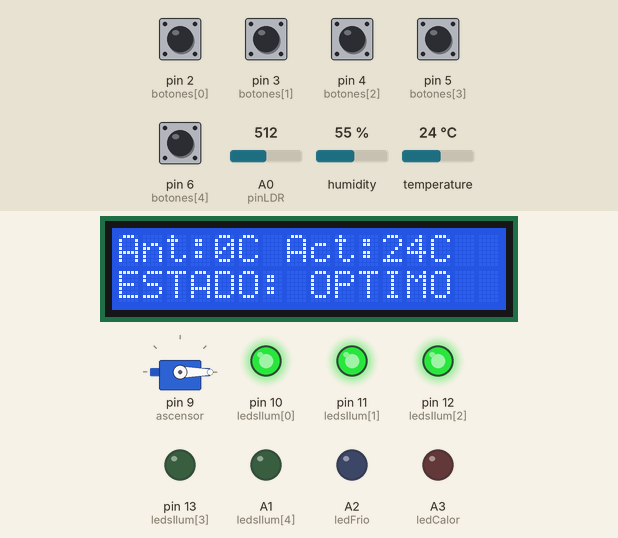
Bench run of a sketch on a simulated Arduino Uno, built with avr-gcc and run on an emulated ATmega328P. Shown: 16×2 character LCD, servo, output pins drawn as LEDs (lit = HIGH). Inputs (shaded band) come from the test bench; at power-on: pin 2 (botones[0]), pin 3 (botones[1]), pin 4 (botones[2]), pin 5 (botones[3]), pin 6 (botones[4]) HIGH, temperature 24 °C, A0 (pinLDR) = 512, humidity 55 %.

Above: at 2.7 s.
2.8 s: temperature set to 27.3 °C
At 4.5 s:
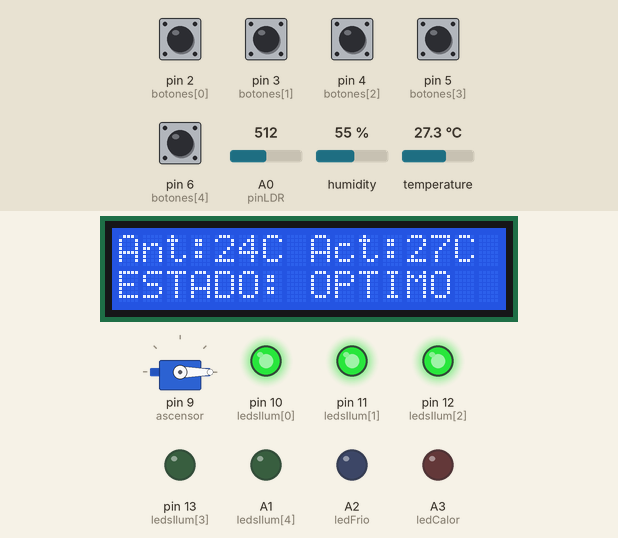
7.5 s: temperature set to 28.5 °C
At 8.9 s:
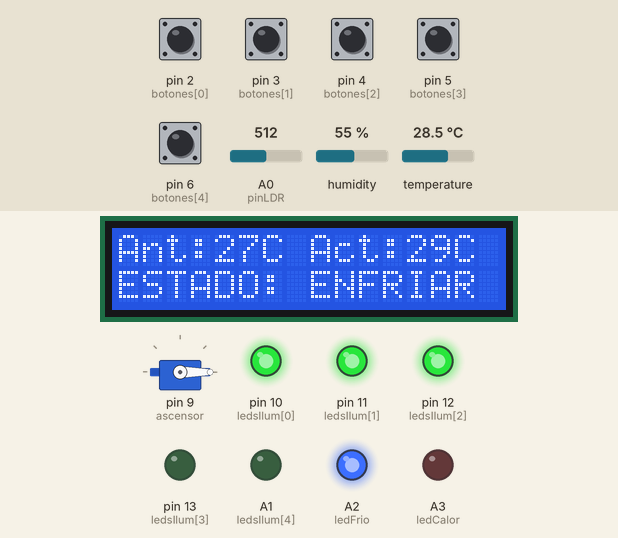
11.6 s: pin 3 (botones[1]) pulled LOW for 0.15 s
At 12.0 s:
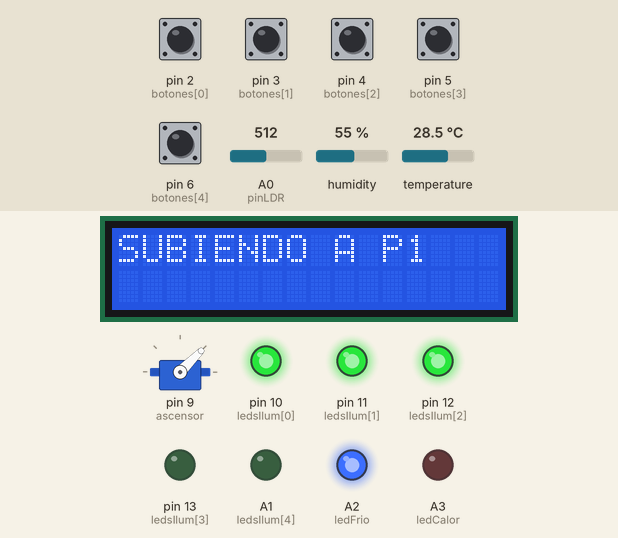
15.1 s: pin 2 (botones[0]) pulled LOW for 0.15 s
At 15.8 s:
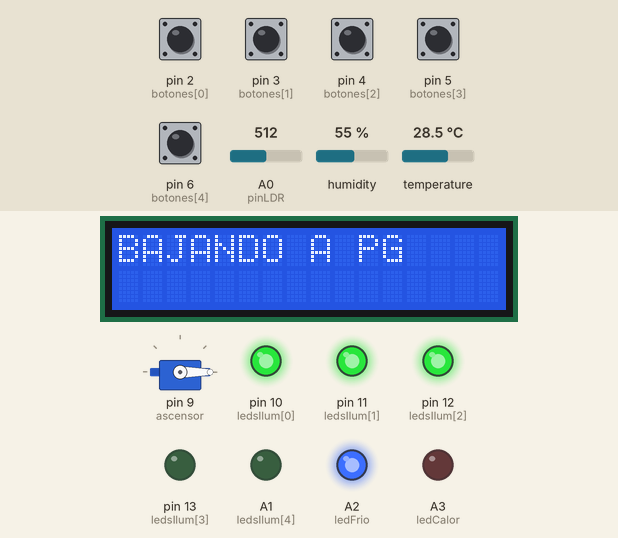
18.6 s: temperature set to 12 °C
At 19.6 s:
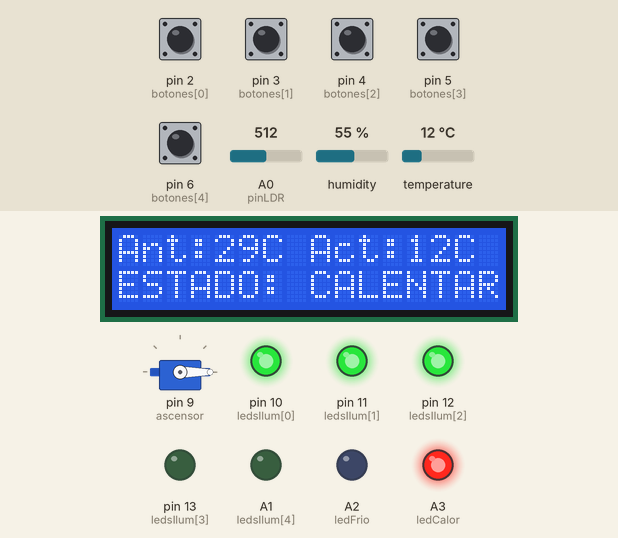
22.6 s: pin 4 (botones[2]) pulled LOW for 0.15 s
At 24.0 s:
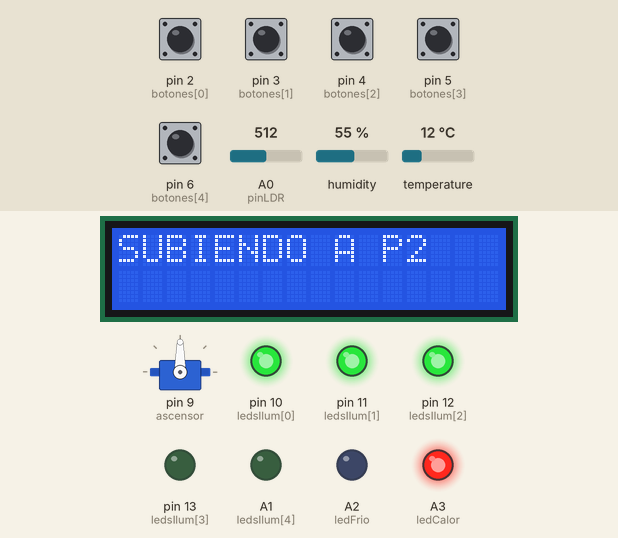
Timing chart, 0 to 25.6 s (numbered marks = the images above; inputs shaded):
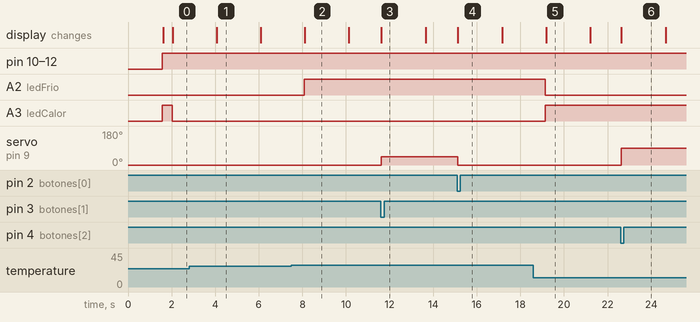

Measured:
- the behaviour switches between 28 and 28.1 °C on temperature (found by bisection; images 1 and 2)
- after the input at 2.8 s, the display: changes after 1.3 s (image 1)
- after the input at 7.5 s, A2 (ledFrio): LOW → HIGH after 0.58 s; the display: changes after 0.61 s (image 2)
- after the input at 11.6 s, servo on pin 9 (ascensor): 0° → 45° at once; the display: changes at once (image 3)
- after the input at 15.1 s, servo on pin 9 (ascensor): 45° → 0° at once; the display: changes at once (image 4)
- after the input at 18.6 s, A2 (ledFrio): HIGH → LOW after 0.55 s; A3 (ledCalor): LOW → HIGH after 0.55 s; the display: changes after 0.58 s (image 5)
- after the input at 22.6 s, servo on pin 9 (ascensor): 0° → 90° at once; the display: changes at once (image 6)

The sketch:

ascensor.ino
```cpp
#include <Servo.h>
#include <LiquidCrystal_I2C.h>
#include "DHT.h"

// --- CONFIGURACIÓN DE PINES (Según tu esquema de colores) ---
#define DHTPIN 7
#define DHTTYPE DHT22
DHT dht(DHTPIN, DHTTYPE);
Servo ascensor;
LiquidCrystal_I2C lcd(0x27, 16, 2);

const int botones[] = {2, 3, 4, 5, 6}; // Naranja, Amarillo, Azul, Rosa, Marrón
const int ledsIlum[] = {10, 11, 12, 13, A1}; // Los 5 LEDs verdes
const int ledFrio = A2;  // LED Azul (Enfriar)
const int ledCalor = A3; // LED Rojo (Calentar)
const int pinLDR = A0;   // Sensor de luz
const int pinPIR = 8;    // Presencia

// --- VARIABLES DE CONTROL (Según PDF ACME S.A.) ---
float tempActual = 0;
float tempAnterior = 0;
int plantaActual = 0;
const int SETPOINT_TEMP = 25; // Temperatura deseada
const int MARGEN = 3;         // Zona muerta +/- 3 grados
const int angulos[] = {0, 45, 90, 135, 180};
unsigned long ultimoRefresco = 0;

void setup() {
  lcd.init();
  lcd.backlight();
  dht.begin();
  ascensor.attach(9);
  ascensor.write(angulos[0]);

  for(int i=0; i<5; i++) {
    pinMode(botones[i], INPUT_PULLUP);
    pinMode(ledsIlum[i], OUTPUT);
  }
  pinMode(ledFrio, OUTPUT);
  pinMode(ledCalor, OUTPUT);
  pinMode(pinPIR, INPUT);

  lcd.print("ACME S.A. READY");
  delay(1500);
}

void loop() {
  // 1. GESTIÓN DE LLAMADAS (MOVIMIENTO)
  for (int i = 0; i < 5; i++) {
    if (digitalRead(botones[i]) == LOW) {
      viajar(i);
    }
  }

  // 2. CONTROL DE ILUMINACIÓN (PROPORCIONAL INVERSO)
  // El PDF pide mantener 80% de luz. Si baja, encendemos LEDs.
  int nivelLuz = analogRead(pinLDR);
  int numLedsEncendidos = map(nivelLuz, 0, 1023, 5, 0);
  for(int i=0; i<5; i++) {
    digitalWrite(ledsIlum[i], i < numLedsEncendidos ? HIGH : LOW);
  }

  // 3. CONTROL DE TEMPERATURA (ALGORITMO ZONA MUERTA +/- 3)
  if (millis() - ultimoRefresco > 2000) { // Leer cada 2 seg para ver cambios
    tempAnterior = tempActual;
    tempActual = dht.readTemperature();
    ultimoRefresco = millis();
  }

  controlClima();
  mostrarHMI();
}

void viajar(int destino) {
  if (destino == plantaActual) return;

  lcd.clear();
  if (destino > plantaActual) lcd.print("SUBIENDO A P");
  else lcd.print("BAJANDO A P");

  lcd.print(destino == 0 ? "G" : String(destino));
  ascensor.write(angulos[destino]);
  delay(2000); // Tiempo de viaje
  plantaActual = destino;
}

void controlClima() {
  // Lógica Figura 3 del PDF: Tres posiciones sin histéresis
  if (tempActual > (SETPOINT_TEMP + MARGEN)) {
    digitalWrite(ledFrio, HIGH);  // Activamos enfriamiento (>28°C)
    digitalWrite(ledCalor, LOW);
  }
  else if (tempActual < (SETPOINT_TEMP - MARGEN)) {
    digitalWrite(ledFrio, LOW);
    digitalWrite(ledCalor, HIGH); // Activamos calentamiento (<22°C)
  }
  else {
    digitalWrite(ledFrio, LOW);   // Zona muerta: ahorro energético
    digitalWrite(ledCalor, LOW);
  }
}

void mostrarHMI() {
  lcd.setCursor(0, 0);
  // Requisito PDF: Mostrar Temperatura Anterior y Actual
  lcd.print("Ant:"); lcd.print(tempAnterior, 0);
  lcd.print("C Act:"); lcd.print(tempActual, 0); lcd.print("C ");

  lcd.setCursor(0, 1);
  // Mostrar estado de control
  if (digitalRead(ledFrio)) lcd.print("ESTADO: ENFRIAR ");
  else if (digitalRead(ledCalor)) lcd.print("ESTADO: CALENTAR");
  else lcd.print("ESTADO: OPTIMO  ");
}
```
